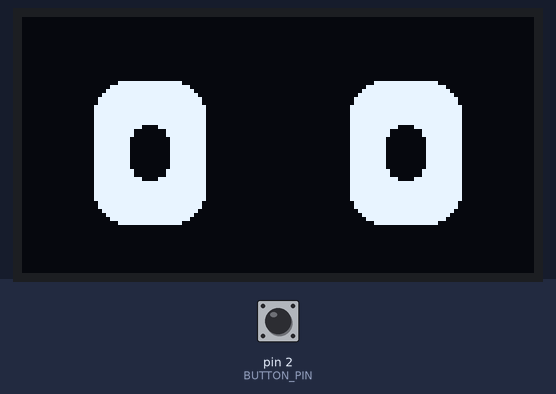
Bench run of a sketch on a simulated Arduino Uno, built with avr-gcc and run on an emulated ATmega328P. Shown: 128×64 one-colour display. The test bench sets the inputs (shaded band); at power-on: pin 2 (BUTTON_PIN) HIGH. Random numbers use the default seed unless the sketch sets one.

Above: at 0.1 s.
1.3 s: pin 2 (BUTTON_PIN) pulled LOW for 0.15 s
2.0 s: pin 2 (BUTTON_PIN) pulled LOW for 1 s
At 2.56 s:
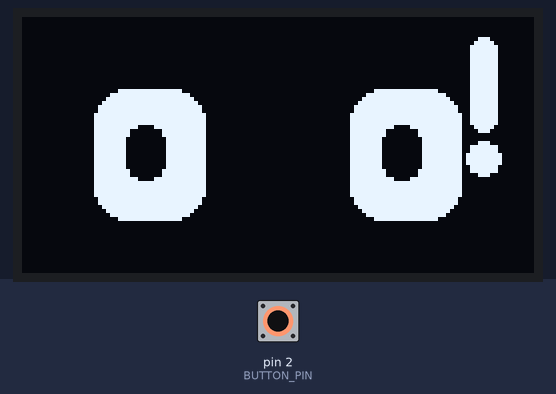
3.6 s: pin 2 (BUTTON_PIN) pulled LOW for 0.15 s
4.3 s: pin 2 (BUTTON_PIN) pulled LOW for 1 s
At 6.9 s:
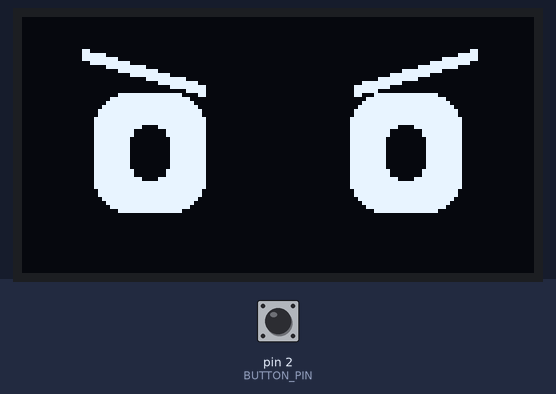
At 19.0 s:
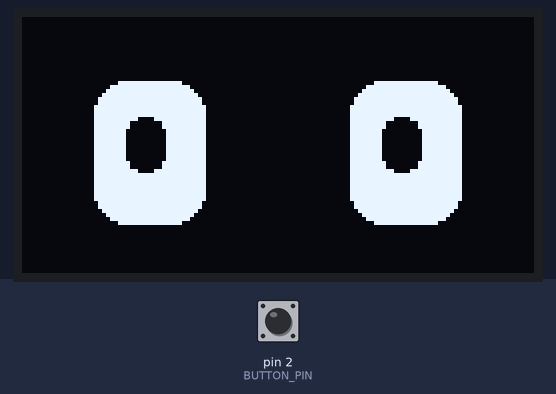

The sketch:

Expressive_Arduino_OLED_Eyes.ino
```cpp
#include <Wire.h>
#include <Adafruit_GFX.h>
#include <Adafruit_SH110X.h>

Adafruit_SH1106G display(128, 64, &Wire, -1);

const int BUTTON_PIN = 2;

// Timings
const unsigned long SLEEP_AFTER = 14000;
const unsigned long EVENT_AFTER = 14000;

const unsigned long ALERT_DURATION = 1800;
const unsigned long ANGRY_DURATION = 2000;
const unsigned long PANIC_DURATION = 1400;

const unsigned long SLEEP_EVENT_DURATION = 3800;
const unsigned long SNOT_GROW_TIME = 2200;
const unsigned long SNOT_HOLD_TIME = 500;
const unsigned long POP_DURATION = 450;

// Eye positions
const int LEFT_EYE_X = 32;
const int RIGHT_EYE_X = 96;
const int EYE_Y = 34;
const int EYE_W = 28;
const int EYE_H = 36;

// Face states
bool sleeping = false;
bool alertActive = false;
bool angryActive = false;
bool panicActive = false;
bool sleepEventActive = false;

bool alarmEvent = false;
bool snotEvent = false;

// Timers
unsigned long lastActivity = 0;
unsigned long reactionStart = 0;
unsigned long sleepStart = 0;
unsigned long eventStart = 0;
unsigned long nextLook = 0;
unsigned long nextBlink = 0;
unsigned long blinkStart = 0;

// Z animation
int zOffset = 0;

// Alternate sleep events
int eventFrame = 0;

// Button debounce
bool buttonReading = HIGH;
bool stableButtonState = HIGH;
unsigned long buttonChangedAt = 0;

// Eye movement
int pupilX = 0;
int pupilY = 0;
int targetX = 0;
int targetY = 0;
bool blinking = false;

// --------------------------------------------------
// SETUP
// --------------------------------------------------

void setup() {
  pinMode(BUTTON_PIN, INPUT_PULLUP);
  Wire.begin();

  if (!display.begin(0x3C, true)) {
    while (true) {
      delay(100);
    }
  }

  display.clearDisplay();
  display.display();

  randomSeed(analogRead(A0));

  unsigned long now = millis();
  lastActivity = now;
  nextBlink = now + random(2500, 5000);
  nextLook = now + random(900, 2200);
}

// --------------------------------------------------
// MAIN LOOP
// --------------------------------------------------

void loop() {
  unsigned long now = millis();

  checkButton(now);

  if (!sleeping && !alertActive && !angryActive &&
      !panicActive && !sleepEventActive &&
      now - lastActivity >= SLEEP_AFTER) {
    sleeping = true;
    sleepStart = now;
  }

  updateReaction(now);
  updateSleepEvent(now);

  if (!sleeping && !sleepEventActive) {
    updateEyes(now);
  }

  drawScene(now);
  delay(15);
}

// --------------------------------------------------
// BUTTON: ONE ACTION PER PRESS
// --------------------------------------------------

void checkButton(unsigned long now) {
  bool reading = digitalRead(BUTTON_PIN);

  if (reading != buttonReading) {
    buttonReading = reading;
    buttonChangedAt = now;
  }

  if (now - buttonChangedAt >= 35 &&
      stableButtonState != buttonReading) {

    stableButtonState = buttonReading;

    if (stableButtonState == LOW) {
      lastActivity = now;

      sleeping = false;
      sleepEventActive = false;
      alarmEvent = false;
      snotEvent = false;

      wakeRobot(now);
    }
  }
}

// --------------------------------------------------
// WAKE SEQUENCE
// --------------------------------------------------

void wakeRobot(unsigned long now) {
  sleeping = false;
  sleepEventActive = false;

  alertActive = true;
  angryActive = false;
  panicActive = false;

  reactionStart = now;

  targetX = random(-7, 8);
  targetY = random(-5, 6);
  pupilX = targetX;
  pupilY = targetY;

  nextLook = now;
  blinking = false;
}

void updateReaction(unsigned long now) {
  // Alert: frantic darting eyes
  if (alertActive) {
    if (now - reactionStart >= ALERT_DURATION) {
      alertActive = false;
      angryActive = true;
      reactionStart = now;

      targetX = 0;
      targetY = 0;
      pupilX = 0;
      pupilY = 0;
      blinking = false;
    }
    return;
  }

  // Angry: stay centered for the entire expression
  if (angryActive) {
    targetX = 0;
    targetY = 0;
    pupilX = 0;
    pupilY = 0;
    blinking = false;

    if (now - reactionStart >= ANGRY_DURATION) {
      angryActive = false;
      panicActive = true;
      reactionStart = now;
      nextLook = now;
    }
    return;
  }

  // Panic: existing darting behaviour
  if (panicActive &&
      now - reactionStart >= PANIC_DURATION) {
    panicActive = false;

    targetX = 0;
    targetY = 0;
    nextLook = now + random(900, 2200);
    lastActivity = now;
  }
}

// --------------------------------------------------
// EYE MOVEMENT
// --------------------------------------------------

void chooseTarget() {
  // Gentle default eye movement
  targetX = random(-5, 6);
  targetY = random(-3, 4);
}

void updateEyes(unsigned long now) {
  if (angryActive) {
    targetX = 0;
    targetY = 0;
    pupilX = 0;
    pupilY = 0;
    blinking = false;
    return;
  }

  // Frantic darting ONLY during the ! animation
  if (alertActive) {
    if (now >= nextLook) {
      targetX = random(-8, 9);
      targetY = random(-6, 7);
      nextLook = now + random(35, 71);
    }
  }

  // Preserve existing panic movement
  else if (panicActive) {
    if (now >= nextLook) {
      targetX = random(-7, 8);
      targetY = random(-5, 6);
      nextLook = now + random(70, 151);
    }
  }

  // Default: slow, gentle movement
  else {
    if (now >= nextLook) {
      chooseTarget();
      nextLook = now + random(900, 2200);
    }
  }

  // Natural blinking during the default animation.
  // Do not blink during alert or panic.
  if (!alertActive && !panicActive) {
    if (!blinking && now >= nextBlink) {
      blinking = true;
      blinkStart = now;
    }

    if (blinking && now - blinkStart >= 150) {
      blinking = false;
      nextBlink = now + random(2500, 5500);
    }
  }

  if (pupilX < targetX) pupilX++;
  if (pupilX > targetX) pupilX--;

  if (pupilY < targetY) pupilY++;
  if (pupilY > targetY) pupilY--;
}

// --------------------------------------------------
// SLEEP EVENT TIMING
// --------------------------------------------------

void updateSleepEvent(unsigned long now) {
  if (sleepEventActive) {
    if (now - eventStart >= SLEEP_EVENT_DURATION) {
      sleepEventActive = false;
      alarmEvent = false;
      snotEvent = false;

      wakeRobot(now);
    }
    return;
  }

  if (sleeping && now - sleepStart >= EVENT_AFTER) {
    sleeping = false;
    sleepEventActive = true;
    eventStart = now;

    if (eventFrame == 0) {
      alarmEvent = true;
      snotEvent = false;
      eventFrame = 1;
    }
    else {
      alarmEvent = false;
      snotEvent = true;
      eventFrame = 0;
    }
  }
}

// --------------------------------------------------
// DRAW SCENE
// --------------------------------------------------

void drawScene(unsigned long now) {
  display.clearDisplay();

  if (sleepEventActive) {
    drawSleepEvent(now);
  }
  else if (sleeping) {
    drawSleepEyes();
    drawZs(now);
  }
  else if (alertActive) {
    drawEyes(now, true, false);
    drawExclamation();
  }
  else if (angryActive) {
    drawEyes(now, false, true);
    drawAngryEyebrows();
  }
  else if (panicActive) {
    drawEyes(now, true, false);
  }
  else {
    drawEyes(now, false, false);
  }

  display.display();
}

// --------------------------------------------------
// EYES
// --------------------------------------------------

void drawEyes(unsigned long now, bool wideMovement, bool angry) {
  int eyeW = EYE_W;
  int eyeH = EYE_H;

  if (wideMovement) eyeH = 33;
  if (angry) eyeH = 30;

  int eyeY = EYE_Y - eyeH / 2;

  if (blinking && !wideMovement && !angry) {
    display.fillRoundRect(
      LEFT_EYE_X - eyeW / 2, EYE_Y - 1,
      eyeW, 3, 2, SH110X_WHITE
    );

    display.fillRoundRect(
      RIGHT_EYE_X - eyeW / 2, EYE_Y - 1,
      eyeW, 3, 2, SH110X_WHITE
    );
    return;
  }

  display.fillRoundRect(
    LEFT_EYE_X - eyeW / 2, eyeY,
    eyeW, eyeH, 8, SH110X_WHITE
  );

  display.fillRoundRect(
    RIGHT_EYE_X - eyeW / 2, eyeY,
    eyeW, eyeH, 8, SH110X_WHITE
  );

  int px = angry ? 0 : pupilX;
  int py = angry ? 0 : pupilY;

  int pupilW = 10;
  int pupilH = 14;

  int pupilCenterY = constrain(
    EYE_Y + py,
    eyeY + 8,
    eyeY + eyeH - 8
  );

  int leftCenterX = constrain(
    LEFT_EYE_X + px,
    LEFT_EYE_X - 5,
    LEFT_EYE_X + 5
  );

  int rightCenterX = constrain(
    RIGHT_EYE_X + px,
    RIGHT_EYE_X - 5,
    RIGHT_EYE_X + 5
  );

  display.fillRoundRect(
    leftCenterX - pupilW / 2,
    pupilCenterY - pupilH / 2,
    pupilW, pupilH, 4, SH110X_BLACK
  );

  display.fillRoundRect(
    rightCenterX - pupilW / 2,
    pupilCenterY - pupilH / 2,
    pupilW, pupilH, 4, SH110X_BLACK
  );
}

// --------------------------------------------------
// EXCLAMATION MARK
// --------------------------------------------------

void drawExclamation() {
  display.fillRoundRect(112, 5, 7, 24, 3, SH110X_WHITE);
  display.fillCircle(115, 35, 4, SH110X_WHITE);
}

// --------------------------------------------------
// ANGRY EYEBROWS
// --------------------------------------------------

void drawAngryEyebrows() {
  display.drawLine(15, 8, 45, 17, SH110X_WHITE);
  display.drawLine(15, 9, 45, 18, SH110X_WHITE);
  display.drawLine(15, 10, 45, 19, SH110X_WHITE);

  display.drawLine(83, 17, 113, 8, SH110X_WHITE);
  display.drawLine(83, 18, 113, 9, SH110X_WHITE);
  display.drawLine(83, 19, 113, 10, SH110X_WHITE);
}

// --------------------------------------------------
// SLEEPING EYES
// --------------------------------------------------

void drawSleepEyes() {
  display.fillRoundRect(
    LEFT_EYE_X - 14, EYE_Y,
    28, 4, 2, SH110X_WHITE
  );

  display.fillRoundRect(
    RIGHT_EYE_X - 14, EYE_Y,
    28, 4, 2, SH110X_WHITE
  );
}

// --------------------------------------------------
// FLOATING ZZZ: SLOWLY UP AND GRADUALLY BIGGER
// --------------------------------------------------

void drawZs(unsigned long now) {
  const unsigned long FLOAT_DURATION = 4500;

  unsigned long phase = now % FLOAT_DURATION;

  int y = 48 - (int)(phase * 34UL / FLOAT_DURATION);

  int size;

  if (phase < 1500) {
    size = 1;
  }
  else if (phase < 3000) {
    size = 2;
  }
  else {
    size = 3;
  }

  display.setTextColor(SH110X_WHITE);

  display.setTextSize(size);
  display.setCursor(84 - size * 2, y);
  display.print("Z");

  if (phase >= 700) {
    unsigned long followPhase = phase - 700;
    int secondY = 48 - (int)(followPhase * 34UL / FLOAT_DURATION);

    display.setTextSize(1);
    display.setCursor(101, secondY + 9);
    display.print("z");
  }

  if (phase >= 1400) {
    unsigned long followPhase = phase - 1400;
    int thirdY = 48 - (int)(followPhase * 34UL / FLOAT_DURATION);

    display.setTextSize(1);
    display.setCursor(72, thirdY + 14);
    display.print("z");
  }
}

// --------------------------------------------------
// SLEEP EVENT SELECTOR
// --------------------------------------------------

void drawSleepEvent(unsigned long now) {
  if (alarmEvent) {
    drawAlarmEvent(now);
  }
  else if (snotEvent) {
    drawSnotEvent(now);
  }
}

// --------------------------------------------------
// ALARM CLOCK: STREAKS + WAKE UP!
// --------------------------------------------------

void drawAlarmEvent(unsigned long now) {
  int bounce = ((now / 100) % 2 == 0) ? 0 : 2;

  display.drawCircle(64, 24 + bounce, 13, SH110X_WHITE);
  display.drawCircle(64, 24 + bounce, 12, SH110X_WHITE);

  display.drawLine(
    64, 24 + bounce, 64, 16 + bounce, SH110X_WHITE
  );

  display.drawLine(
    64, 24 + bounce, 71, 28 + bounce, SH110X_WHITE
  );

  display.drawLine(54, 12 + bounce, 49, 8 + bounce, SH110X_WHITE);
  display.drawLine(49, 8 + bounce, 46, 13 + bounce, SH110X_WHITE);

  display.drawLine(74, 12 + bounce, 79, 8 + bounce, SH110X_WHITE);
  display.drawLine(79, 8 + bounce, 82, 13 + bounce, SH110X_WHITE);

  if ((now / 100) % 2 == 0) {
    display.drawLine(42, 19, 34, 16, SH110X_WHITE);
    display.drawLine(41, 24, 31, 24, SH110X_WHITE);
    display.drawLine(43, 29, 35, 33, SH110X_WHITE);

    display.drawLine(86, 19, 94, 16, SH110X_WHITE);
    display.drawLine(87, 24, 97, 24, SH110X_WHITE);
    display.drawLine(85, 29, 93, 33, SH110X_WHITE);
  }
  else {
    display.drawLine(43, 18, 37, 13, SH110X_WHITE);
    display.drawLine(41, 26, 32, 29, SH110X_WHITE);

    display.drawLine(85, 18, 91, 13, SH110X_WHITE);
    display.drawLine(87, 26, 96, 29, SH110X_WHITE);
  }

  display.setTextColor(SH110X_WHITE);
  display.setTextSize(1);
  display.setCursor(38, 45);
  display.print("WAKE UP!");
}

// --------------------------------------------------
// SNOT BUBBLE: GROW, PAUSE, BURST, THEN POP!
// --------------------------------------------------

void drawSnotEvent(unsigned long now) {
  unsigned long elapsed = now - eventStart;

  display.fillRoundRect(
    LEFT_EYE_X - 14, 22,
    28, 4, 2, SH110X_WHITE
  );

  display.fillRoundRect(
    RIGHT_EYE_X - 14, 22,
    28, 4, 2, SH110X_WHITE
  );

  int centerX = 55;
  int centerY = 40;

  if (elapsed < SNOT_GROW_TIME) {
    int radius = 2 + (int)(elapsed * 8UL / SNOT_GROW_TIME);

    if (radius > 10) radius = 10;

    display.fillCircle(
      centerX, centerY, radius, SH110X_WHITE
    );

    display.fillTriangle(
      centerX,
      centerY - radius,
      centerX + radius * 3,
      centerY,
      centerX,
      centerY + radius,
      SH110X_WHITE
    );

    if (radius >= 5) {
      display.drawPixel(
        centerX - 1, centerY - 2, SH110X_BLACK
      );
    }
  }
  else if (elapsed < SNOT_GROW_TIME + SNOT_HOLD_TIME) {
    display.fillCircle(55, 40, 10, SH110X_WHITE);

    display.fillTriangle(
      55, 30,
      85, 40,
      55, 50,
      SH110X_WHITE
    );
  }
  else {
    unsigned long popElapsed =
      elapsed - SNOT_GROW_TIME - SNOT_HOLD_TIME;

    if (popElapsed < POP_DURATION) {
      drawPopStreaks(centerX, centerY, popElapsed);
    }

    display.setTextColor(SH110X_WHITE);
    display.setTextSize(2);
    display.setCursor(37, 35);
    display.print("POP!");
  }
}

// --------------------------------------------------
// SNOT POP: OUTWARD-FLYING STREAKS
// --------------------------------------------------

void drawPopStreaks(int cx, int cy, unsigned long elapsed) {
  int length = 4 + (int)(elapsed / 45);

  if (length > 12) length = 12;

  display.drawLine(
    cx - 3, cy - 4,
    cx - 3 - length, cy - 4 - length,
    SH110X_WHITE
  );

  display.drawLine(
    cx, cy - 5,
    cx, cy - 5 - length,
    SH110X_WHITE
  );

  display.drawLine(
    cx + 4, cy - 4,
    cx + 4 + length, cy - 4 - length,
    SH110X_WHITE
  );

  display.drawLine(
    cx + 5, cy,
    cx + 5 + length, cy,
    SH110X_WHITE
  );

  display.drawLine(
    cx + 4, cy + 4,
    cx + 4 + length, cy + 4 + length,
    SH110X_WHITE
  );

  display.drawLine(
    cx, cy + 5,
    cx, cy + 5 + length,
    SH110X_WHITE
  );

  display.drawLine(
    cx - 4, cy + 4,
    cx - 4 - length, cy + 4 + length,
    SH110X_WHITE
  );

  display.drawLine(
    cx - 5, cy,
    cx - 5 - length, cy,
    SH110X_WHITE
  );
}
```

Measured:
- what the display in image 0 shows lasts 0.9 s, from 0.1 s to 1.0 s
- what the display in image 2 shows lasts 2.1 s, from 6.2 s to 8.3 s
